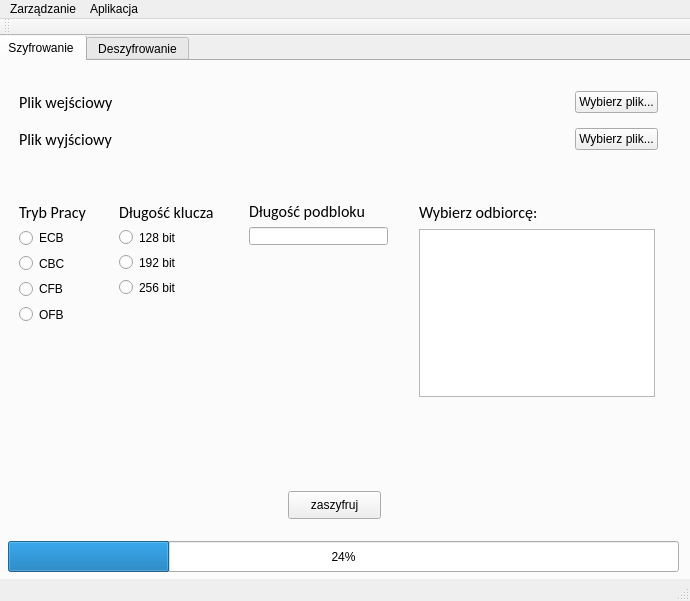
<?xml version="1.0" encoding="UTF-8"?>
<ui version="4.0">
 <class>MainWindow</class>
 <widget class="QMainWindow" name="MainWindow">
  <property name="geometry">
   <rect>
    <x>0</x>
    <y>0</y>
    <width>690</width>
    <height>601</height>
   </rect>
  </property>
  <property name="windowTitle">
   <string>Okno programu</string>
  </property>
  <widget class="QWidget" name="centralWidget">
   <widget class="QTabWidget" name="tabWidget">
    <property name="geometry">
     <rect>
      <x>-4</x>
      <y>-1</y>
      <width>701</width>
      <height>551</height>
     </rect>
    </property>
    <property name="currentIndex">
     <number>0</number>
    </property>
    <widget class="QWidget" name="tab">
     <attribute name="title">
      <string>Szyfrowanie</string>
     </attribute>
     <widget class="QProgressBar" name="progressBarCipher">
      <property name="geometry">
       <rect>
        <x>10</x>
        <y>480</y>
        <width>671</width>
        <height>31</height>
       </rect>
      </property>
      <property name="value">
       <number>24</number>
      </property>
     </widget>
     <widget class="QWidget" name="gridLayoutWidget">
      <property name="geometry">
       <rect>
        <x>10</x>
        <y>10</y>
        <width>661</width>
        <height>101</height>
       </rect>
      </property>
      <layout class="QGridLayout" name="gridLayoutCipher" columnstretch="0,1,0">
       <item row="1" column="0">
        <widget class="QLabel" name="label_5">
         <property name="font">
          <font>
           <family>Calibri</family>
           <pointsize>12</pointsize>
           <weight>50</weight>
           <bold>false</bold>
          </font>
         </property>
         <property name="text">
          <string>Plik wyjściowy</string>
         </property>
         <property name="margin">
          <number>5</number>
         </property>
        </widget>
       </item>
       <item row="0" column="1">
        <widget class="QLabel" name="inputFileNameCipher">
         <property name="font">
          <font>
           <family>Consolas</family>
           <pointsize>10</pointsize>
          </font>
         </property>
         <property name="text">
          <string>&lt;plik&gt;</string>
         </property>
         <property name="margin">
          <number>5</number>
         </property>
        </widget>
       </item>
       <item row="1" column="1">
        <widget class="QLabel" name="outputFileNameCipher">
         <property name="font">
          <font>
           <family>Consolas</family>
           <pointsize>10</pointsize>
          </font>
         </property>
         <property name="text">
          <string>&lt;plik&gt;</string>
         </property>
         <property name="margin">
          <number>5</number>
         </property>
        </widget>
       </item>
       <item row="0" column="2">
        <widget class="QPushButton" name="inputFileButtonCipher">
         <property name="text">
          <string>Wybierz plik...</string>
         </property>
        </widget>
       </item>
       <item row="1" column="2">
        <widget class="QPushButton" name="outputFileButtonCipher_5">
         <property name="text">
          <string>Wybierz plik...</string>
         </property>
        </widget>
       </item>
       <item row="0" column="0">
        <widget class="QLabel" name="label">
         <property name="font">
          <font>
           <family>Calibri</family>
           <pointsize>12</pointsize>
           <weight>50</weight>
           <bold>false</bold>
          </font>
         </property>
         <property name="text">
          <string>Plik wejściowy</string>
         </property>
         <property name="margin">
          <number>5</number>
         </property>
        </widget>
       </item>
      </layout>
     </widget>
     <widget class="QWidget" name="layoutWidget">
      <property name="geometry">
       <rect>
        <x>10</x>
        <y>130</y>
        <width>97</width>
        <height>144</height>
       </rect>
      </property>
      <layout class="QVBoxLayout" name="verticalLayout">
       <item>
        <widget class="QLabel" name="label_3">
         <property name="font">
          <font>
           <family>Calibri</family>
           <pointsize>12</pointsize>
          </font>
         </property>
         <property name="text">
          <string>Tryb Pracy</string>
         </property>
         <property name="margin">
          <number>5</number>
         </property>
        </widget>
       </item>
       <item>
        <widget class="QRadioButton" name="radioButtonECB">
         <property name="text">
          <string>ECB</string>
         </property>
        </widget>
       </item>
       <item>
        <widget class="QRadioButton" name="radioButtonCBC">
         <property name="text">
          <string>CBC</string>
         </property>
        </widget>
       </item>
       <item>
        <widget class="QRadioButton" name="radioButtonCFB">
         <property name="text">
          <string>CFB</string>
         </property>
        </widget>
       </item>
       <item>
        <widget class="QRadioButton" name="radioButtonOFB">
         <property name="text">
          <string>OFB</string>
         </property>
        </widget>
       </item>
      </layout>
     </widget>
     <widget class="QWidget" name="layoutWidget">
      <property name="geometry">
       <rect>
        <x>110</x>
        <y>130</y>
        <width>132</width>
        <height>117</height>
       </rect>
      </property>
      <layout class="QVBoxLayout" name="verticalLayout_2">
       <item>
        <widget class="QLabel" name="label_4">
         <property name="font">
          <font>
           <family>Calibri</family>
           <pointsize>12</pointsize>
          </font>
         </property>
         <property name="text">
          <string>Długość klucza</string>
         </property>
         <property name="margin">
          <number>5</number>
         </property>
        </widget>
       </item>
       <item>
        <widget class="QRadioButton" name="radioButton">
         <property name="text">
          <string>128 bit</string>
         </property>
        </widget>
       </item>
       <item>
        <widget class="QRadioButton" name="radioButton_2">
         <property name="text">
          <string>192 bit</string>
         </property>
        </widget>
       </item>
       <item>
        <widget class="QRadioButton" name="radioButton_3">
         <property name="text">
          <string>256 bit</string>
         </property>
        </widget>
       </item>
      </layout>
     </widget>
     <widget class="QWidget" name="layoutWidget">
      <property name="geometry">
       <rect>
        <x>240</x>
        <y>130</y>
        <width>161</width>
        <height>65</height>
       </rect>
      </property>
      <layout class="QVBoxLayout" name="verticalLayout_3">
       <item>
        <widget class="QLabel" name="label_9">
         <property name="font">
          <font>
           <family>Calibri</family>
           <pointsize>12</pointsize>
          </font>
         </property>
         <property name="text">
          <string>Długość podbloku</string>
         </property>
         <property name="margin">
          <number>5</number>
         </property>
        </widget>
       </item>
       <item>
        <widget class="QLineEdit" name="subblockLength">
         <property name="readOnly">
          <bool>false</bool>
         </property>
        </widget>
       </item>
      </layout>
     </widget>
     <widget class="QPushButton" name="pushButton">
      <property name="geometry">
       <rect>
        <x>290</x>
        <y>430</y>
        <width>93</width>
        <height>28</height>
       </rect>
      </property>
      <property name="text">
       <string>zaszyfruj</string>
      </property>
     </widget>
     <widget class="QWidget" name="layoutWidget">
      <property name="geometry">
       <rect>
        <x>410</x>
        <y>130</y>
        <width>258</width>
        <height>217</height>
       </rect>
      </property>
      <layout class="QVBoxLayout" name="verticalLayout_4">
       <item>
        <widget class="QLabel" name="label_6">
         <property name="font">
          <font>
           <family>Calibri</family>
           <pointsize>12</pointsize>
          </font>
         </property>
         <property name="text">
          <string>Wybierz odbiorcę:</string>
         </property>
        </widget>
       </item>
       <item>
        <widget class="QListWidget" name="listWidgetUsers"/>
       </item>
      </layout>
     </widget>
    </widget>
    <widget class="QWidget" name="tab_2">
     <attribute name="title">
      <string>Deszyfrowanie</string>
     </attribute>
     <widget class="QProgressBar" name="progressBarDecipher">
      <property name="geometry">
       <rect>
        <x>10</x>
        <y>480</y>
        <width>671</width>
        <height>31</height>
       </rect>
      </property>
      <property name="value">
       <number>24</number>
      </property>
     </widget>
     <widget class="QWidget" name="gridLayoutWidget_2">
      <property name="geometry">
       <rect>
        <x>10</x>
        <y>10</y>
        <width>661</width>
        <height>101</height>
       </rect>
      </property>
      <layout class="QGridLayout" name="gridLayoutDecipher" columnstretch="0,1,0">
       <item row="0" column="0">
        <widget class="QLabel" name="label_7">
         <property name="font">
          <font>
           <family>Calibri</family>
           <pointsize>12</pointsize>
           <weight>50</weight>
           <bold>false</bold>
          </font>
         </property>
         <property name="text">
          <string>Plik wejściowy</string>
         </property>
         <property name="margin">
          <number>5</number>
         </property>
        </widget>
       </item>
       <item row="0" column="1">
        <widget class="QLabel" name="inputFileNameDecipher">
         <property name="font">
          <font>
           <family>Consolas</family>
           <pointsize>10</pointsize>
          </font>
         </property>
         <property name="text">
          <string>&lt;plik&gt;</string>
         </property>
         <property name="margin">
          <number>5</number>
         </property>
        </widget>
       </item>
       <item row="1" column="1">
        <widget class="QLabel" name="outputFileNameDecipher">
         <property name="font">
          <font>
           <family>Consolas</family>
           <pointsize>10</pointsize>
          </font>
         </property>
         <property name="text">
          <string>&lt;plik&gt;</string>
         </property>
         <property name="margin">
          <number>5</number>
         </property>
        </widget>
       </item>
       <item row="0" column="2">
        <widget class="QPushButton" name="inputFileButtonDecipher">
         <property name="text">
          <string>Wybierz plik...</string>
         </property>
        </widget>
       </item>
       <item row="1" column="2">
        <widget class="QPushButton" name="outputFileButtonDecipher">
         <property name="text">
          <string>Wybierz plik...</string>
         </property>
        </widget>
       </item>
       <item row="1" column="0">
        <widget class="QLabel" name="label_8">
         <property name="font">
          <font>
           <family>Calibri</family>
           <pointsize>12</pointsize>
           <weight>50</weight>
           <bold>false</bold>
          </font>
         </property>
         <property name="text">
          <string>Plik wyjściowy</string>
         </property>
         <property name="margin">
          <number>5</number>
         </property>
        </widget>
       </item>
      </layout>
     </widget>
     <widget class="QPushButton" name="pushButton_2">
      <property name="geometry">
       <rect>
        <x>290</x>
        <y>430</y>
        <width>93</width>
        <height>28</height>
       </rect>
      </property>
      <property name="text">
       <string>odszyfruj</string>
      </property>
     </widget>
     <widget class="QWidget" name="layoutWidget">
      <property name="geometry">
       <rect>
        <x>10</x>
        <y>130</y>
        <width>258</width>
        <height>217</height>
       </rect>
      </property>
      <layout class="QVBoxLayout" name="verticalLayout_5">
       <item>
        <widget class="QLabel" name="label_2">
         <property name="font">
          <font>
           <family>Calibri</family>
           <pointsize>12</pointsize>
          </font>
         </property>
         <property name="text">
          <string>Wybierz odbiorcę:</string>
         </property>
        </widget>
       </item>
       <item>
        <widget class="QListWidget" name="listWidgetUsers2"/>
       </item>
      </layout>
     </widget>
     <widget class="QWidget" name="layoutWidget">
      <property name="geometry">
       <rect>
        <x>280</x>
        <y>130</y>
        <width>146</width>
        <height>55</height>
       </rect>
      </property>
      <layout class="QVBoxLayout" name="verticalLayout_6">
       <item>
        <widget class="QLabel" name="label_10">
         <property name="font">
          <font>
           <family>Calibri</family>
           <pointsize>12</pointsize>
          </font>
         </property>
         <property name="text">
          <string>Wprowadź hasło:</string>
         </property>
        </widget>
       </item>
       <item>
        <widget class="QLineEdit" name="lineEditPassword">
         <property name="echoMode">
          <enum>QLineEdit::Password</enum>
         </property>
        </widget>
       </item>
      </layout>
     </widget>
    </widget>
   </widget>
  </widget>
  <widget class="QMenuBar" name="menuBar">
   <property name="geometry">
    <rect>
     <x>0</x>
     <y>0</y>
     <width>690</width>
     <height>26</height>
    </rect>
   </property>
   <widget class="QMenu" name="menuZarz_dzanie">
    <property name="title">
     <string>Zarządzanie</string>
    </property>
    <addaction name="actionDodaj_uzytkownika_2"/>
   </widget>
   <widget class="QMenu" name="menuAplikacja">
    <property name="title">
     <string>Aplikacja</string>
    </property>
    <addaction name="actionO_aplikacji_2"/>
    <addaction name="separator"/>
    <addaction name="actionZako_cz_4"/>
   </widget>
   <addaction name="menuZarz_dzanie"/>
   <addaction name="menuAplikacja"/>
  </widget>
  <widget class="QToolBar" name="mainToolBar">
   <attribute name="toolBarArea">
    <enum>TopToolBarArea</enum>
   </attribute>
   <attribute name="toolBarBreak">
    <bool>false</bool>
   </attribute>
  </widget>
  <widget class="QStatusBar" name="statusBar"/>
  <action name="actionDodaj_uzytkownika_2">
   <property name="text">
    <string>Dodaj użytkownika</string>
   </property>
  </action>
  <action name="actionO_aplikacji_2">
   <property name="text">
    <string>O aplikacji</string>
   </property>
  </action>
  <action name="actionZako_cz_4">
   <property name="text">
    <string>Zakończ</string>
   </property>
  </action>
 </widget>
 <layoutdefault spacing="6" margin="11"/>
 <resources/>
 <connections/>
</ui>
